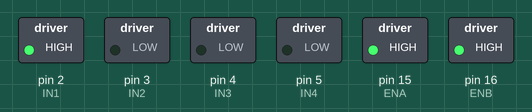
The sketch below on a simulated Arduino Uno, built with avr-gcc and run on an emulated ATmega328P. Parts: switched loads named in the sketch (green lamp = pin HIGH).

Above: at 0.1 s.
Timing chart, 0 to 1.6 s (numbered marks = the images above):
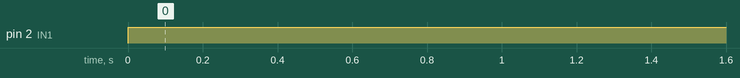

The sketch:

Motor_Test.ino
```cpp
// Input pins to drive the motors
const byte IN1 = 2;
const byte IN2 = 3;
const byte IN3 = 4;
const byte IN4 = 5;

// Motor enable pins
const byte ENA = 15; // marked as pin A1 on the Arduino
const byte ENB = 16; // marked as pin A2 on the Arduino

void setup()
{
  pinMode(IN1, OUTPUT);
  pinMode(IN2, OUTPUT);
  pinMode(IN3, OUTPUT);
  pinMode(IN4, OUTPUT);
  pinMode(ENA, OUTPUT);
  pinMode(ENB, OUTPUT);

  digitalWrite(ENA, HIGH);
  digitalWrite(ENB, HIGH);
}

void loop()
{
  // Just check if one pair of motors turns as expected
  digitalWrite(IN1, HIGH);
  digitalWrite(IN2, LOW);
}
```

Measured:
- by itself, pin 2 (IN1): LOW → HIGH at 0.00 s
